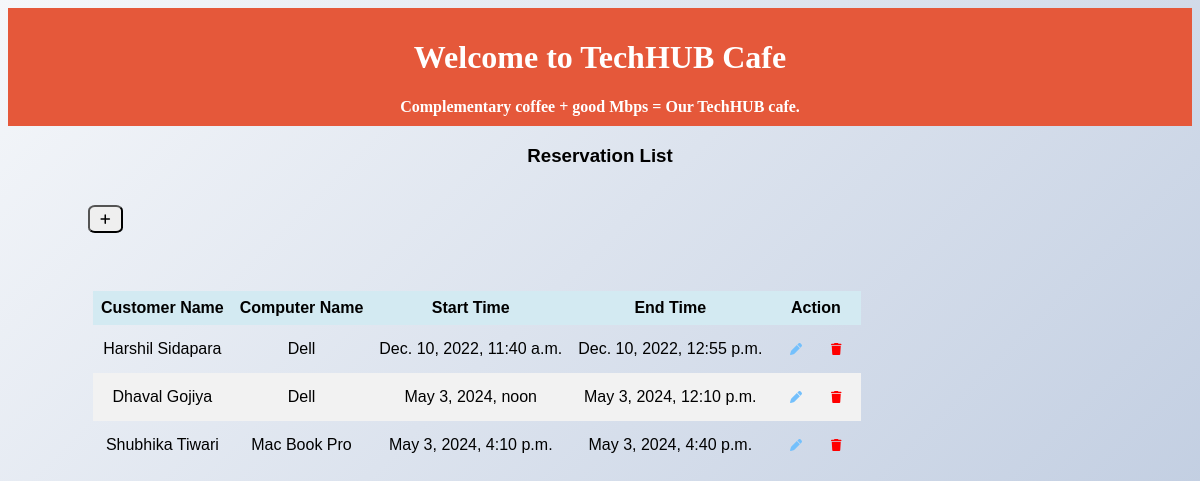
Page /reservation/list/ on the committed database.
### users/models.py (models this page shows, shortened)
class Reservation(models.Model):
    user = models.ForeignKey(User, on_delete=models.CASCADE,related_name="user_reservation")
    computer_name = models.ForeignKey(Computer, on_delete=models.CASCADE,related_name="name",null=True)
    start_time = models.DateTimeField()
    end_time = models.DateTimeField()

class User(AbstractUser):
    class UserTypes(models.TextChoices):
        ADMIN = "ADMIN", _("Admin")
        CUSTOMER = "CUSTOMER",_("Customer")
    user_type = models.CharField(max_length=10, choices=UserTypes.choices, default=UserTypes.CUSTOMER.value)
    name = models.CharField(max_length=50, help_text="Customer Name")
    id_proof = models.CharField(max_length=20, choices=ID_TYPES,default=AADHAR)
    id_number = models.CharField(max_length=12)
    def __str__(self):
        return self.name

### device/models.py (models this page shows)
class Computer(models.Model):
    computer_id = models.BigAutoField(auto_created=True, primary_key=True, serialize=False, verbose_name='ID')
    computer_name = models.CharField(max_length=255)
    processor = models.CharField(max_length=255)
    ram = models.IntegerField()
    operating_system = models.CharField(max_length=255)
    status = models.BooleanField(default=True)
    status = models.CharField(max_length=20, choices=USER_STATUS, default=ACTIVE)
    def __str__(self):
        return self.computer_name

### users/views.py (the view)
# urls.py: path('reservation/list/', views.reservation_list, name='reservation_list'),
def reservation_list(request):
    users = Reservation.objects.all()
    return render(request, 'users/reservation_list.html', {'users': users})

### users/templates/users/reservation_list.html
{% extends 'home.html' %}
{% load static %} {% block header %} {{ block.super }}
<link rel="stylesheet" type="text/css" href="{% static 'users/css/style_reservation_list.css' %}"> {% endblock %} {% block content %}
  <h3>Reservation List</h3>
  <button id = "btn-create" class="btn btn-primary"><i class="fa-solid fa-plus"></i></button>
  <br><br>
  <table class="table" >
    <thead>
      <tr>
        <th>Customer Name</th>
        <th>Computer Name</th>
        <th>Start Time</th>
        <th>End Time</th>
        <th>Action</th>
      </tr>
    </thead>
    <tbody>
      {% for reservation in users %}
      <tr>
        <td>{{ reservation.user }}</td>
        <td>{{ reservation.computer_name }}</td>
        <td>{{ reservation.start_time }}</td>
        <td>{{ reservation.end_time }}</td>
        <td>
          <a href="{% url 'reservation_update' reservation.pk %}" class="btn btn-secondary"><i class="fa-solid fa-pen " style="color: #74C0FC;"></i></a>
          <a href="{% url 'reservation_delete' reservation.pk %}" class="btn btn-danger"><i class="fa-solid fa-trash" style="color: #FF0000"></i></a>
        </td>
      </tr>
      {% empty %}
      <tr>
        <td colspan="6">No Reservation available.</td>
      </tr>
      {% endfor %}
    </tbody>
  </table>
{% endblock %}

### static/css/styles.css (style rules this page uses)
body { font-family: Arial, sans-serif; scrollbar-width: none; }

### users/static/users/css/style_reservation_list.css (style rules this page uses)
body { background-image: linear-gradient(135deg, #f5f7fa 0%, #c3cfe2 100%); }
h3 { display: flex; justify-content: center; }
.table { border-collapse: collapse; margin: 20px 85px 20px; }
th, td { border:none; padding: 8px; text-align: center; }
th { background-color: #d3eaf2; }
tr:nth-child(even) { background-color: #f2f2f2; }
a { border-radius: 20%; padding: 5px 10px; text-align: center; text-decoration: none; display: inline-block; font-size: 12px; margin: 4px 2px; cursor: pointer; }
#btn-create { border-radius: 20%; padding: 5px 10px; text-align: center; text-decoration: none; display: inline-block; font-size: 12px; margin: 20px 0px 20px 80px; cursor: pointer; }

### rows in the picture
Reservation: user "Harshil Sidapara", computer_name "Dell", start_time "Dec. 10, 2022, 11:40 a.m.", end_time "Dec. 10, 2022, 12:55 p.m."
Reservation: user "Dhaval Gojiya", computer_name "Dell", start_time "May 3, 2024, noon", end_time "May 3, 2024, 12:10 p.m."
Reservation: user "Shubhika Tiwari", computer_name "Mac Book Pro", start_time "May 3, 2024, 4:10 p.m.", end_time "May 3, 2024, 4:40 p.m."
